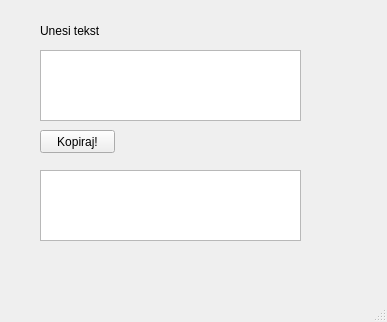
<?xml version="1.0" encoding="UTF-8"?>
<ui version="4.0">
 <class>Copy_text</class>
 <widget class="QMainWindow" name="Copy_text">
  <property name="geometry">
   <rect>
    <x>0</x>
    <y>0</y>
    <width>387</width>
    <height>322</height>
   </rect>
  </property>
  <property name="windowTitle">
   <string>MainWindow</string>
  </property>
  <widget class="QWidget" name="centralwidget">
   <widget class="QPushButton" name="button_stisni">
    <property name="geometry">
     <rect>
      <x>40</x>
      <y>130</y>
      <width>75</width>
      <height>23</height>
     </rect>
    </property>
    <property name="text">
     <string>Kopiraj!</string>
    </property>
   </widget>
   <widget class="QTextEdit" name="ispis_teksta">
    <property name="geometry">
     <rect>
      <x>40</x>
      <y>170</y>
      <width>261</width>
      <height>71</height>
     </rect>
    </property>
   </widget>
   <widget class="QLabel" name="label">
    <property name="geometry">
     <rect>
      <x>40</x>
      <y>20</y>
      <width>131</width>
      <height>21</height>
     </rect>
    </property>
    <property name="text">
     <string>Unesi tekst</string>
    </property>
   </widget>
   <widget class="QTextEdit" name="unos_teksta">
    <property name="geometry">
     <rect>
      <x>40</x>
      <y>50</y>
      <width>261</width>
      <height>71</height>
     </rect>
    </property>
   </widget>
  </widget>
  <widget class="QMenuBar" name="menubar">
   <property name="geometry">
    <rect>
     <x>0</x>
     <y>0</y>
     <width>387</width>
     <height>21</height>
    </rect>
   </property>
  </widget>
  <widget class="QStatusBar" name="statusbar"/>
 </widget>
 <resources/>
 <connections/>
</ui>
